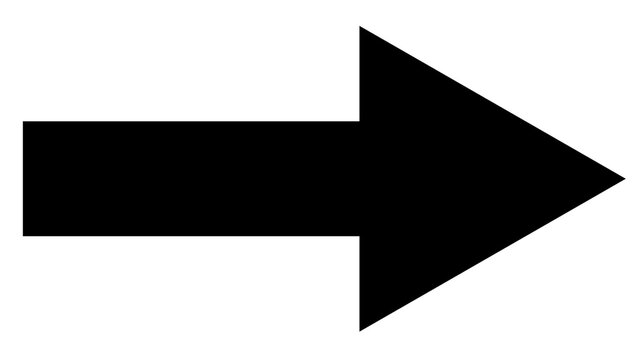
#> input picture arrow-1/original.jpg, 641 x 360 px, given in place of the camera
$ python Deviation.py
#> lines starting #> are read from the running program, lines starting #| are printed output that depends on the picture; after the words box and inside, x2 and y2 are one past the last pixel; in counts of white or black regions, pixels touching at a corner belong together
import cv2
import numpy as np

def detect_arrow(frame):
    """
    Detect the arrow shape in the frame.
    Assumes the arrow is black on a white background.
    """
    # Convert to grayscale
    gray = cv2.cvtColor(frame, cv2.COLOR_BGR2GRAY)

    # Apply binary thresholding to isolate black shapes on white
    _, binary = cv2.threshold(gray, 100, 255, cv2.THRESH_BINARY_INV)

    # Find contours in the binary image
    contours, _ = cv2.findContours(binary, cv2.RETR_EXTERNAL, cv2.CHAIN_APPROX_SIMPLE)

    for contour in contours:
        # Filter out small objects by area
        area = cv2.contourArea(contour)
        if area < 1000:  # Ignore very small objects
            continue

        # Calculate bounding box and aspect ratio
        x, y, w, h = cv2.boundingRect(contour)
        aspect_ratio = w / h

        # Check if the shape resembles an arrow
        if 0.5 < aspect_ratio < 2.0:  # Aspect ratio typical of arrows
            perimeter = cv2.arcLength(contour, True)
            approx = cv2.approxPolyDP(contour, 0.02 * perimeter, True)

            # Check if contour has enough vertices to resemble an arrow
            if len(approx) >= 7:
                return contour, binary, (x, y, w, h)  # Return arrow contour, binary image, and bounding box

    return None, binary, None  # Return None if no arrow is detected

cap = cv2.VideoCapture(0)

while True:
    ret, frame = cap.read()
#> frame is the input picture: shape (360, 641, 3); min 0, max 255, mean 167.3
    if not ret:
        break

    # Get frame dimensions
    frame_height, frame_width, _ = frame.shape
#> frame_height = 360; frame_width = 641
    frame_center_x = frame_width // 2
#> frame_center_x = 320

    # Detect arrow in the frame
    arrow_contour, binary_frame, bounding_box = detect_arrow(frame)
#> in detect_arrow, `_, binary = cv2.threshold(gray, 100, 255, cv2.THRESH_BINARY_INV)`:
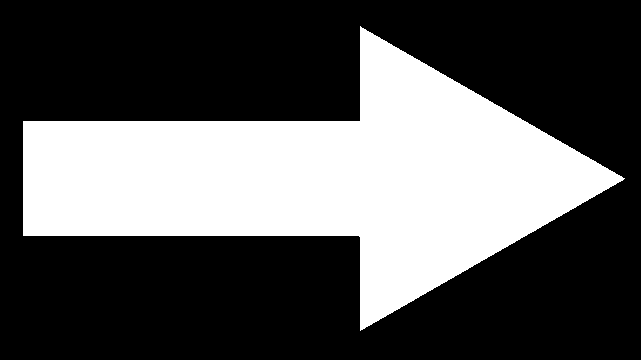
#> binary: shape (360, 641); 34.3% white; 1 white region
#> in detect_arrow, `contours, _ = cv2.findContours(binary, cv2.RETR_EXTERNAL, cv2.CHAIN_AP..`: contours = 1 contour; box (x1, y1, x2, y2) and area: (23, 26, 625, 331) 78494
#> the loop in detect_arrow, `for contour in contours:` made 1 pass
#> (area, x, y, w, h, aspect_ratio, perimeter) on pass 1: (78494.5, 23, 26, 602, 305, 1.97, 1630.2)
#> arrow_contour = contour of 456 points, box (x1, y1, x2, y2) (23, 26, 625, 331), area 78494; bounding_box = (23, 26, 602, 305)

    if arrow_contour is not None:
        # Highlight the detected arrow contour
        cv2.drawContours(frame, [arrow_contour], -1, (0, 255, 0), 2)
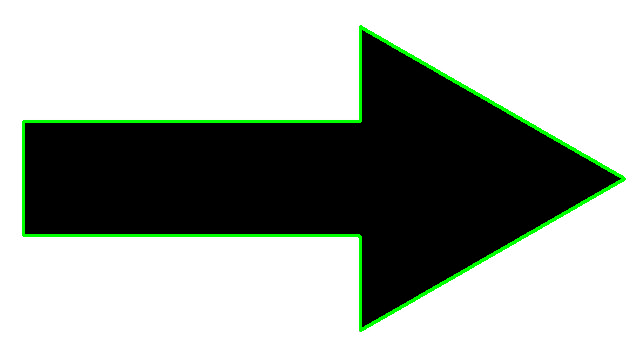
#> frame: shape (360, 641, 3); 2.21% of pixels changed, all inside (x1, y1, x2, y2) = (22, 25, 626, 332)

        # Calculate the center of the arrow
        x, y, w, h = bounding_box
#> x = 23; y = 26; w = 602; h = 305
        arrow_center_x = x + w // 2
#> arrow_center_x = 324

        # Draw the center point of the arrow
        cv2.circle(frame, (arrow_center_x, y + h // 2), 5, (0, 0, 255), -1)
#> frame: shape (360, 641, 3); 0.04% of pixels changed, all inside (x1, y1, x2, y2) = (319, 173, 330, 184)

        # Calculate deviation from the center of the frame
        deviation_x = arrow_center_x - frame_center_x
#> deviation_x = 4

        # Determine the direction
        direction = "Left" if deviation_x < 0 else "Right"
#> direction = 'Right'

        # Display deviation and direction information
        deviation_message = f"Deviation: {abs(deviation_x)}px ({direction})"
#> deviation_message = 'Deviation: 4px (Right)'
        cv2.putText(frame, deviation_message, (50, 50), cv2.FONT_HERSHEY_SIMPLEX, 0.8, (255, 255, 255), 2)

        # Draw a line from the frame center to the arrow center
        cv2.line(frame, (frame_center_x, y + h // 2), (arrow_center_x, y + h // 2), (255, 0, 0), 2)
#> frame: shape (360, 641, 3); mean B, G, R 165.4, 171.1, 165.5
    else:
        cv2.putText(frame, "No Arrow Detected", (50, 50), cv2.FONT_HERSHEY_SIMPLEX, 0.8, (0, 0, 255), 2)

    # Display the live feeds
    cv2.imshow("Normal Feed", frame)  # Normal feed with deviation and arrow info
    cv2.imshow("Binary Feed", binary_frame)  # Binary feed highlighting black shapes

    # Exit the loop on 'q' key press
    if cv2.waitKey(1) & 0xFF == ord('q'):
#> (key q is pressed here)
        break

# Release the video capture and close all windows
cap.release()
cv2.destroyAllWindows()
